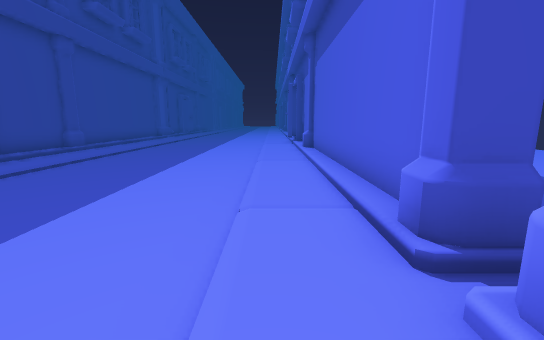
View 1 (above)

13 first-person views from a walk through a scene from a Unity 3-D project. The camera is 1.2 m above the floor, tilts 10° down and sees 90° across. The floor is counted in squares, 1 m on a side. Each view is taken from the middle of a square. On the plan, view 1 faces up. The plan holds only what a view shows up to about 13 squares ahead; the rest is blank. The place goes on beyond the plan. The player is left out.

View 2
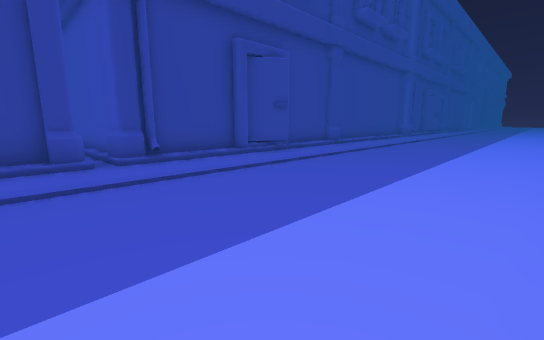

View 3
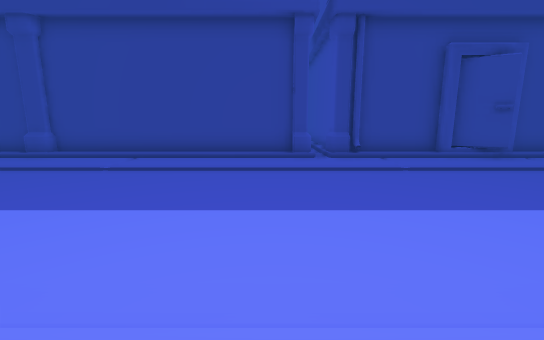

View 4
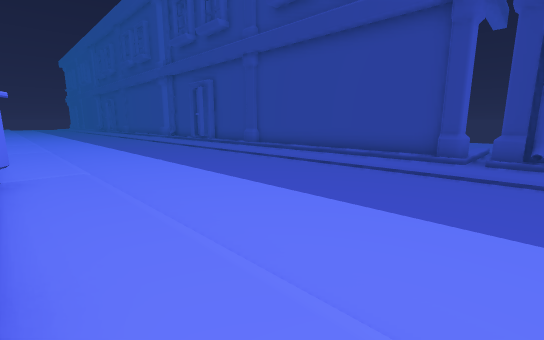

View 5
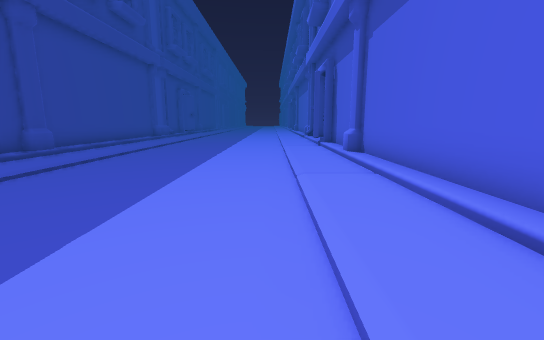

View 6
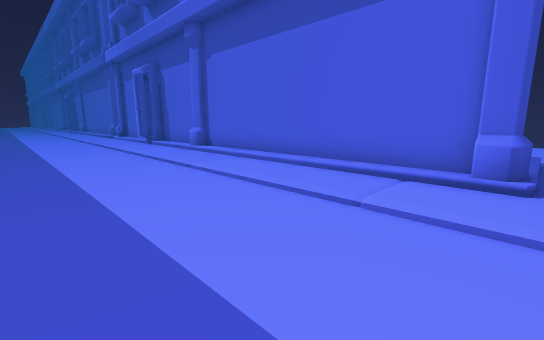

View 7
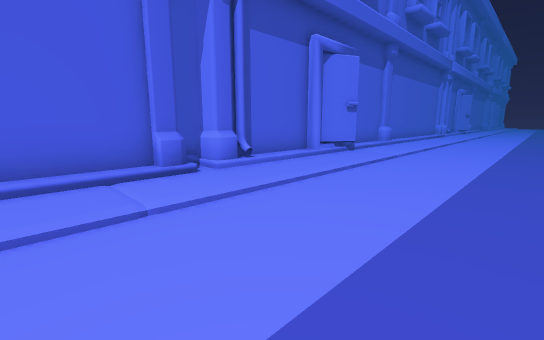

View 8
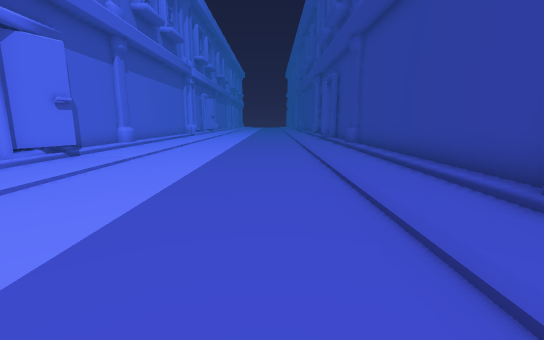

View 9
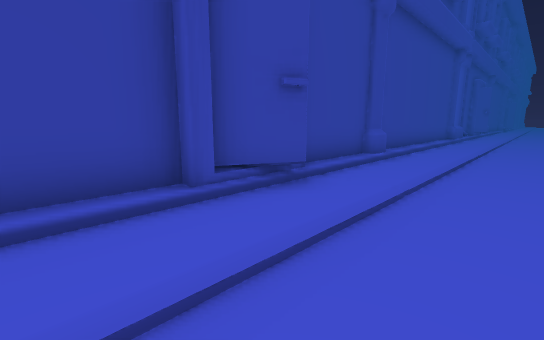

View 10
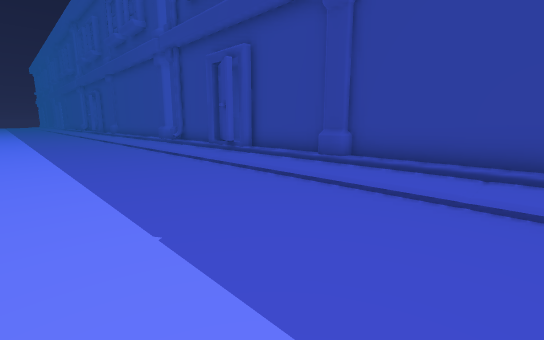

View 11
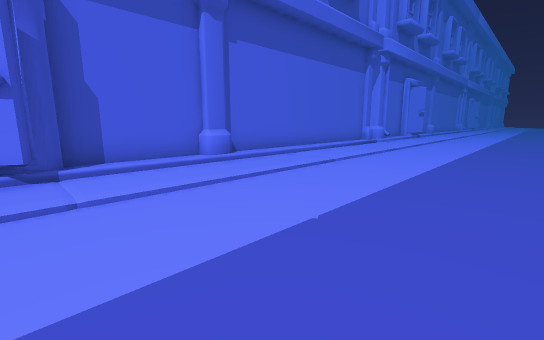

View 12
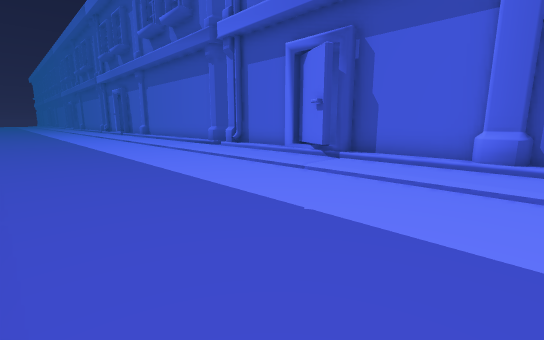

View 13
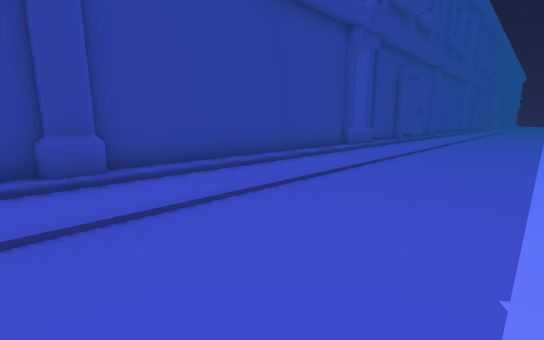

### Floor plan
Key: @ floor where view 1 was taken; # wall or solid block; . main floor; : floor 0.25 m higher than the main floor; / step, stairs or slope; = window, fence, low wall or low ledge.
Columns run from 9 left of view 1 to 2 right of it. Each row starts with its distance up from view 1.
 16 ##:......:##
 15 #::......:/#
 14 #::......:/#
 13 #::......:/#
 12 #=:......:/#
 11 #::......:/#
 10 #::......:/#
  9 #::......:/#
  8 ##:......:/#
  7 ##:......:/#
  6 ##:......:/#
  5 #::......:/#
  4 #::......:/#
  3 ##:......:/#
  2 #=:......:/#
  1 #=:......:/#
  0 #::......@/#
 -1 #::......:/#
 -2 #::......:/#
 -3 #::......:/#
 -4 #::......:##
 -5 #::......::#
 -6 #::......::#
 -7 #::......::#
 -8 #=:......::#
 -9 ##:......::#

Positions as (right, up) in squares from view 1, and headings:
1: (0, 0), facing up
2: (-1, 0), facing up-left
3: (1, 0), facing left
4: (1, 3), facing down-left
5: (-1, 3), facing up
6: (-4, 2), facing up-right
7: (-4, 5), facing down-right
8: (-5, 4), facing down
9: (-5, 4), facing up-left
10: (-2, 16), facing down-left
11: (-5, 16), facing down-right
12: (-6, -9), facing up-right
13: (-3, -9), facing up-left
